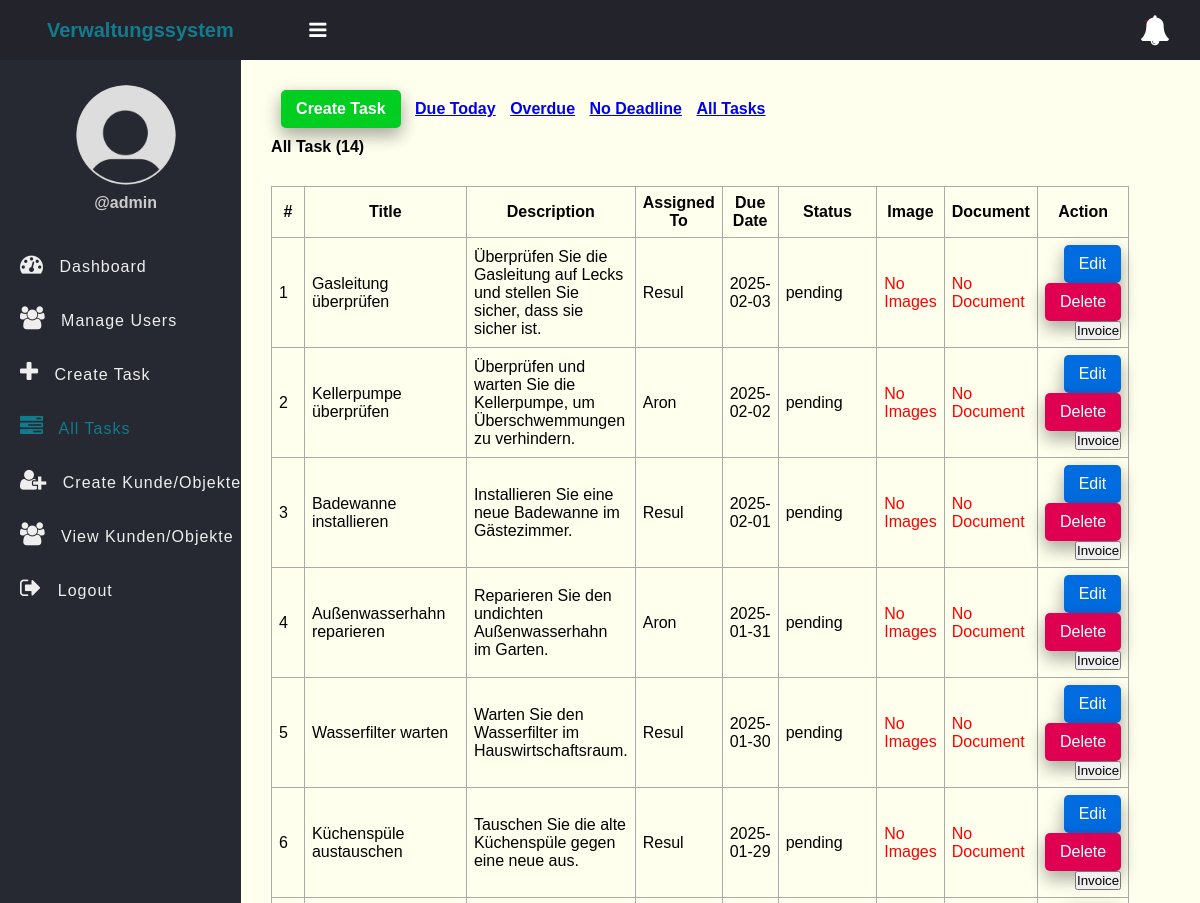
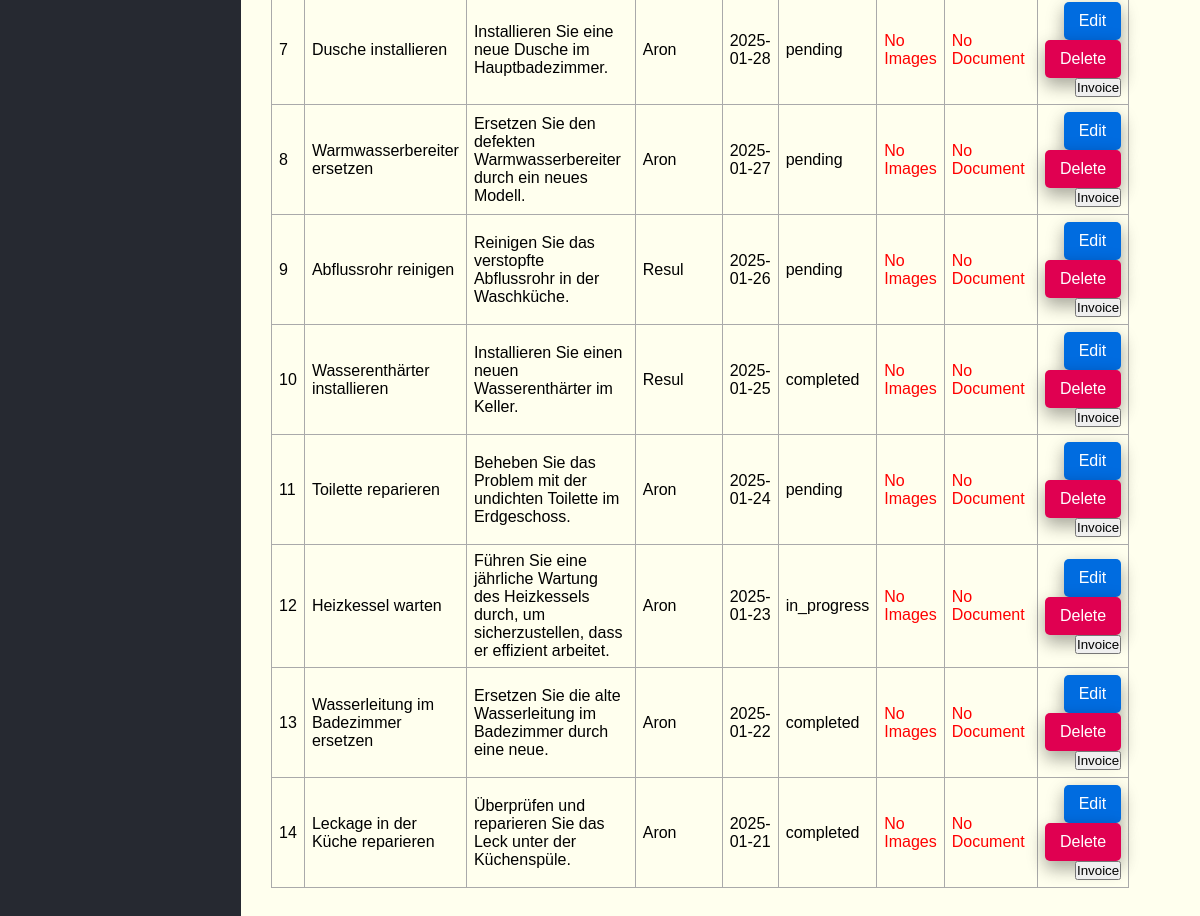
The app's page /tasks.php (signed in), older data (2 pictures, top to bottom).
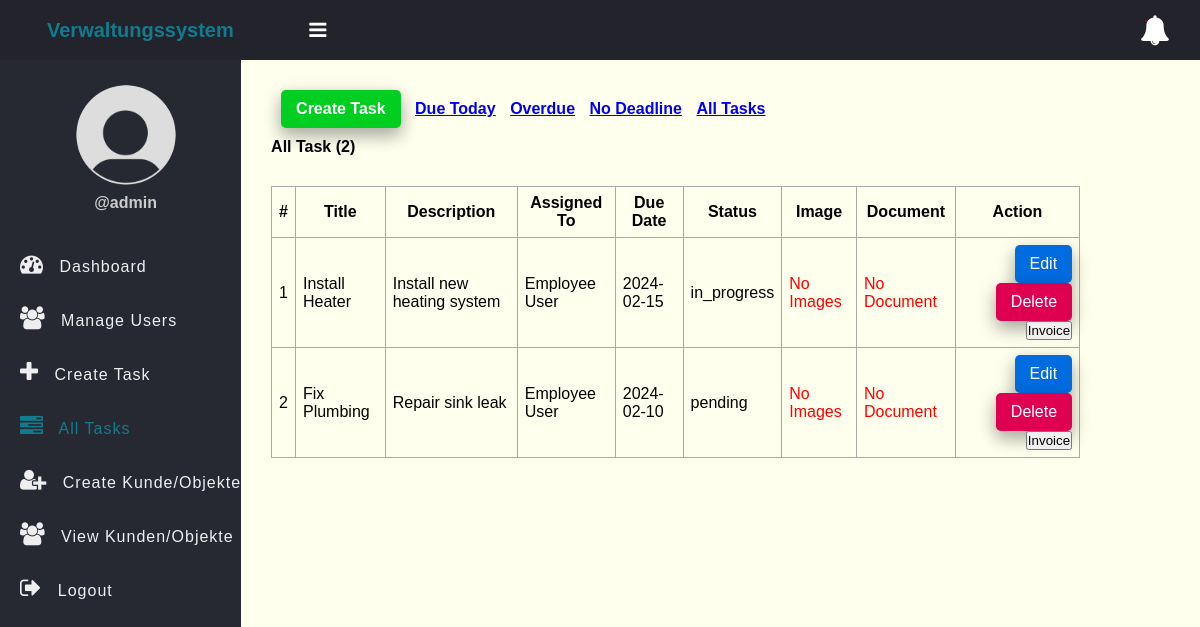
The same page, newer data.
### tables this page shows
CREATE TABLE tasks (
                       id INT AUTO_INCREMENT PRIMARY KEY,
                       title VARCHAR(255) NOT NULL,
                       description TEXT NOT NULL,
                       assigned_to INT NOT NULL,
                       due_date DATE NULL,
                       kunde_id INT NULL,
                       objekt_id INT NULL,
                       status ENUM('pending', 'in_progress', 'completed') DEFAULT 'pending',
                       images JSON NULL,
                       document VARCHAR(255) NULL,
                       created_at TIMESTAMP DEFAULT CURRENT_TIMESTAMP,
                       FOREIGN KEY (assigned_to) REFERENCES users(id) ON DELETE CASCADE,
                       FOREIGN KEY (kunde_id) REFERENCES kunden(id) ON DELETE SET NULL,
                       FOREIGN KEY (objekt_id) REFERENCES objekte(id) ON DELETE SET NULL
);

CREATE TABLE users (
                       id INT AUTO_INCREMENT PRIMARY KEY,
                       full_name VARCHAR(255) NOT NULL,
                       username VARCHAR(100) UNIQUE NOT NULL,
                       password VARCHAR(255) NOT NULL,
                       role ENUM('admin', 'manager', 'employee') NOT NULL,
                       created_at TIMESTAMP DEFAULT CURRENT_TIMESTAMP
);

### app/Model/Task.php (called while the page is built, shortened)
<?php
function get_all_tasks($conn){
	$sql = "SELECT * FROM tasks ORDER BY id DESC";
	$stmt = $conn->prepare($sql);
	$stmt->execute([]);
	if($stmt->rowCount() > 0){
		$tasks = $stmt->fetchAll();
	}else $tasks = 0;
	return $tasks;
}
function count_tasks($conn){
	$sql = "SELECT id FROM tasks";
	$stmt = $conn->prepare($sql);
	$stmt->execute([]);
	return $stmt->rowCount();
}

### app/Model/User.php (called while the page is built, shortened)
<?php
function get_all_users($conn){
	$sql = "SELECT * FROM users";
	$stmt = $conn->prepare($sql);
	$stmt->execute();
	if($stmt->rowCount() > 0){
		$users = $stmt->fetchAll();
	}else $users = 0;
	return $users;
}

### tasks.php (the view, shortened to what the changed rows need)
<?php
if (isset($_SESSION['role']) && isset($_SESSION['id']) && ($_SESSION['role'] == "admin" || $_SESSION['role'] == "manager")) {
    include "DB_connection.php";
    include "app/Model/Task.php";
    include "app/Model/User.php";
    $text = "All Task";
    if (isset($_GET['due_date']) &&  $_GET['due_date'] == "Due Today") {
        $text = "Due Today";
        $tasks = get_all_tasks_due_today($conn);
        $num_task = count_tasks_due_today($conn);
    } else if (isset($_GET['due_date']) &&  $_GET['due_date'] == "Overdue") {
        $text = "Overdue";
        $tasks = get_all_tasks_overdue($conn);
        $num_task = count_tasks_overdue($conn);
    } else if (isset($_GET['due_date']) &&  $_GET['due_date'] == "No Deadline") {
        $text = "No Deadline";
        $tasks = get_all_tasks_NoDeadline($conn);
        $num_task = count_tasks_NoDeadline($conn);
    } else {
        $tasks = get_all_tasks($conn);
        $num_task = count_tasks($conn);
    }
    $users = get_all_users($conn);
    ?>
    <!DOCTYPE html>
    <html>
    <head>
        <link rel="stylesheet" href="https://stackpath.bootstrapcdn.com/font-awesome/4.7.0/css/font-awesome.min.css">
        <link rel="stylesheet" href="css/style.css">
    </head>
    <body>
    <?php include "inc/header.php" ?>
    <div class="body">
        <?php include "inc/nav.php" ?>
        <section class="section-1">
            <h4 class="title-2">
                <a href="create_task.php" class="btn">Create Task</a>
                <a href="tasks.php?due_date=Due Today">Due Today</a>
                <a href="tasks.php?due_date=Overdue">Overdue</a>
                <a href="tasks.php?due_date=No Deadline">No Deadline</a>
                <a href="tasks.php">All Tasks</a>
            </h4>
            <h4 class="title-2"><?=$text?> (<?=$num_task?>)</h4>
            <?php if ($tasks != 0) { ?>
                <table class="main-table">
                    <tr>
                        <th>#</th>
                        <th>Title</th>
                        <th>Description</th>
                        <th>Assigned To</th>
                        <th>Due Date</th>
                        <th>Status</th>
                        <th>Image</th>
                        <th>Document</th>
                        <th>Action</th>
                    </tr>
                    <?php $i=0; foreach ($tasks as $task) { ?>
                        <tr>
                            <td><?=++$i?></td>
                            <td><?=$task['title']?></td>
                            <td><?=$task['description']?></td>
                            <td>
                                <?php
                                foreach ($users as $user) {
                                    if ($user['id'] == $task['assigned_to']) {
                                        echo $user['full_name'];
                                    }
                                }?>
                            </td>
                            <td><?php if($task['due_date'] == "") echo "No Deadline"; else echo $task['due_date']; ?></td>
                            <td><?=$task['status']?></td>
                            <td>
                                <?php if (!empty($task['images'])) {
                                    $image_paths = json_decode($task['images'], true);
                                    if (!empty($image_paths)) {
                                        foreach ($image_paths as $image) { ?>
                                            <img src="<?=$image?>" alt="Task Image" width="80" height="80" style="border-radius: 5px; margin: 5px;">
                                        <?php }
                                    }
                                } else { ?>
                                    <p style="color: red;">No Images</p>
                                <?php } ?>
                            </td>
                            <td>
                                <?php if (!empty($task['document']) && file_exists($task['document'])) { ?>
                                    <a href="<?=$task['document']?>" download class="btn">Download</a>
                                <?php } else { ?>
                                    <p style="color: red;">No Document</p>
                                <?php } ?>
                            </td>
                            <td style="text-align: right;">
                                <a href="edit-task.php?id=<?=$task['id']?>" class="edit-btn">Edit</a>
                                <a href="delete-task.php?id=<?=$task['id']?>" class="delete-btn">Delete</a>
                                <?php if ($_SESSION['role'] == "admin") { ?>
                                    <form action="create-invoice.php" method="GET" style="display: inline;">
                                        <button type="submit" class="btn btn-warning">Invoice</button>
                                    </form>
                                <?php } ?>
                            </td>
                        </tr>
                    <?php } ?>
                </table>
            <?php } else { ?>
                <h3>Empty</h3>
            <?php } ?>
        </section>
    </div>
    </body>
    </html>
<?php } else {
    $em = "First login";
    header("Location: login.php?error=$em");
    exit();
}
?>

Row changes from the older to the newer data that the page shows:
removed tasks: title "Gasleitung überprüfen", description "Überprüfen Sie die Gasleitung auf Lecks und stellen Sie sicher, dass sie sicher ist.", due_date "2025-02-03", status "pending", shows "No Images", shows "No Document"
no longer on this page (row edited): users: full_name "Resul"
removed tasks: title "Kellerpumpe überprüfen", description "Überprüfen und warten Sie die Kellerpumpe, um Überschwemmungen zu verhindern.", due_date "2025-02-02", status "pending", shows "No Images", shows "No Document"
removed users: full_name "Aron"
removed tasks: title "Badewanne installieren", description "Installieren Sie eine neue Badewanne im Gästezimmer.", due_date "2025-02-01", status "pending", shows "No Images", shows "No Document"
removed tasks: title "Außenwasserhahn reparieren", description "Reparieren Sie den undichten Außenwasserhahn im Garten.", due_date "2025-01-31", status "pending", shows "No Images", shows "No Document"
removed tasks: title "Wasserfilter warten", description "Warten Sie den Wasserfilter im Hauswirtschaftsraum.", due_date "2025-01-30", status "pending", shows "No Images", shows "No Document"
removed tasks: title "Küchenspüle austauschen", description "Tauschen Sie die alte Küchenspüle gegen eine neue aus.", due_date "2025-01-29", status "pending", shows "No Images", shows "No Document"
removed tasks: title "Dusche installieren", description "Installieren Sie eine neue Dusche im Hauptbadezimmer.", due_date "2025-01-28", status "pending", shows "No Images", shows "No Document"
removed tasks: title "Warmwasserbereiter ersetzen", description "Ersetzen Sie den defekten Warmwasserbereiter durch ein neues Modell.", due_date "2025-01-27", status "pending", shows "No Images", shows "No Document"
removed tasks: title "Abflussrohr reinigen", description "Reinigen Sie das verstopfte Abflussrohr in der Waschküche.", due_date "2025-01-26", status "pending", shows "No Images", shows "No Document"
removed tasks: title "Wasserenthärter installieren", description "Installieren Sie einen neuen Wasserenthärter im Keller.", due_date "2025-01-25", status "completed", shows "No Images", shows "No Document"
removed tasks: title "Toilette reparieren", description "Beheben Sie das Problem mit der undichten Toilette im Erdgeschoss.", due_date "2025-01-24", status "pending", shows "No Images", shows "No Document"
removed tasks: title "Heizkessel warten", description "Führen Sie eine jährliche Wartung des Heizkessels durch, um sicherzustellen, dass er effizient arbeitet.", due_date "2025-01-23", status "in_progress", shows "No Images", shows "No Document"
removed tasks: title "Wasserleitung im Badezimmer ersetzen", description "Ersetzen Sie die alte Wasserleitung im Badezimmer durch eine neue.", due_date "2025-01-22", status "completed", shows "No Images", shows "No Document"
removed tasks: title "Leckage in der Küche reparieren", description "Überprüfen und reparieren Sie das Leck unter der Küchenspüle.", due_date "2025-01-21", status "completed", shows "No Images", shows "No Document"
added tasks: title "Install Heater", description "Install new heating system", due_date "2024-02-15", status "in_progress", shows "No Images", shows "No Document"
now on this page (row edited): users: full_name "Employee User"
added tasks: title "Fix Plumbing", description "Repair sink leak", due_date "2024-02-10", status "pending", shows "No Images", shows "No Document"
Text that changed along with them:
$num_task: "14" → "2"
